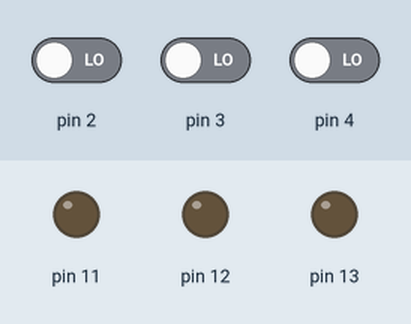
Recording of a sketch running on a simulated Arduino Uno, built with avr-gcc and run on an emulated ATmega328P. Shown: output pins drawn as LEDs (lit = HIGH). The inputs (shaded band) are chosen by the test bench; at power-on: pin 2 LOW, pin 3 LOW, pin 4 LOW.

Above: at 1.2 s.
1.3 s: pin 2 driven HIGH
At 2.2 s:
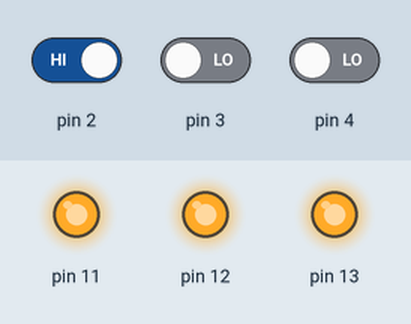
2.8 s: pin 3 driven HIGH
At 3.4 s:
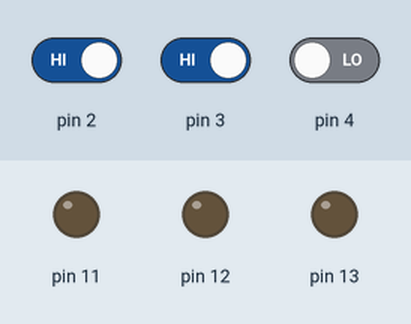
4.3 s: pin 3 driven LOW
At 5.5 s:
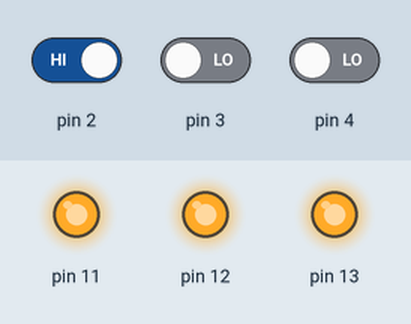
5.8 s: pin 2 driven LOW and pin 4 driven HIGH
At 6.8 s:
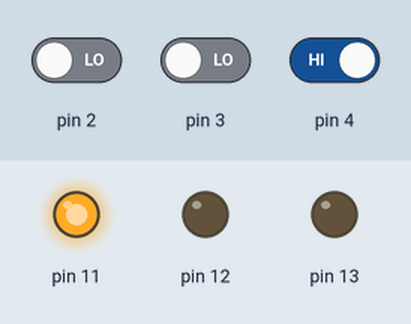
Timing chart, 0 to 11.3 s (numbered marks = the images above; inputs shaded):
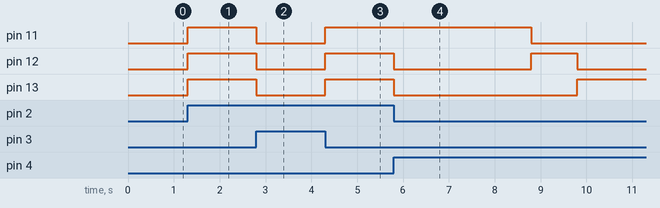

Measured:
- after the input at 1.3 s, pin 11–13: LOW → HIGH at once
- after the input at 2.8 s, pin 11–13: HIGH → LOW at once
- after the input at 4.3 s, pin 11–13: LOW → HIGH at once
- after the input at 5.8 s, pin 11: HIGH → LOW after 3.0 s; pin 12: HIGH → LOW at once, → HIGH 3.0 s later, → LOW 1.0 s later; pin 13: HIGH → LOW at once, → HIGH 4.0 s later

The sketch:

sketch.ino
```cpp
// ====================================================
// Codigo generado automaticamente desde Dangie (C3D)
// ====================================================

int modo;
int botonEncender;
int botonApagar;
int botonTodos;

void setup() {
  pinMode(13, OUTPUT);
  pinMode(12, OUTPUT);
  pinMode(11, OUTPUT);
  pinMode(4, INPUT);
  pinMode(3, INPUT);
  pinMode(2, INPUT);
  modo = 0;
}

void loop() {
  int t0 = digitalRead(4);
  botonEncender = t0;
  int t1 = digitalRead(2);
  botonTodos = t1;
  int t2 = digitalRead(3);
  botonApagar = t2;
  bool t3 = (botonEncender == HIGH);
  if (t3) {
  modo = 1;
  }
  bool t4 = (botonTodos == HIGH);
  if (t4) {
  modo = 2;
  }
  bool t5 = (botonApagar == HIGH);
  if (t5) {
  modo = 0;
  }
  bool t6 = (modo == 0);
  if (t6) {
  digitalWrite(13, LOW);
  digitalWrite(12, LOW);
  digitalWrite(11, LOW);
  }
  bool t7 = (modo == 2);
  if (t7) {
  digitalWrite(13, HIGH);
  digitalWrite(12, HIGH);
  digitalWrite(11, HIGH);
  }
  bool t8 = (modo == 1);
  if (t8) {
  digitalWrite(11, HIGH);
  digitalWrite(12, LOW);
  digitalWrite(13, LOW);
  delay(3000);
  digitalWrite(11, LOW);
  digitalWrite(12, HIGH);
  digitalWrite(13, LOW);
  delay(1000);
  digitalWrite(11, LOW);
  digitalWrite(12, LOW);
  digitalWrite(13, HIGH);
  delay(3000);
  }
}
```
